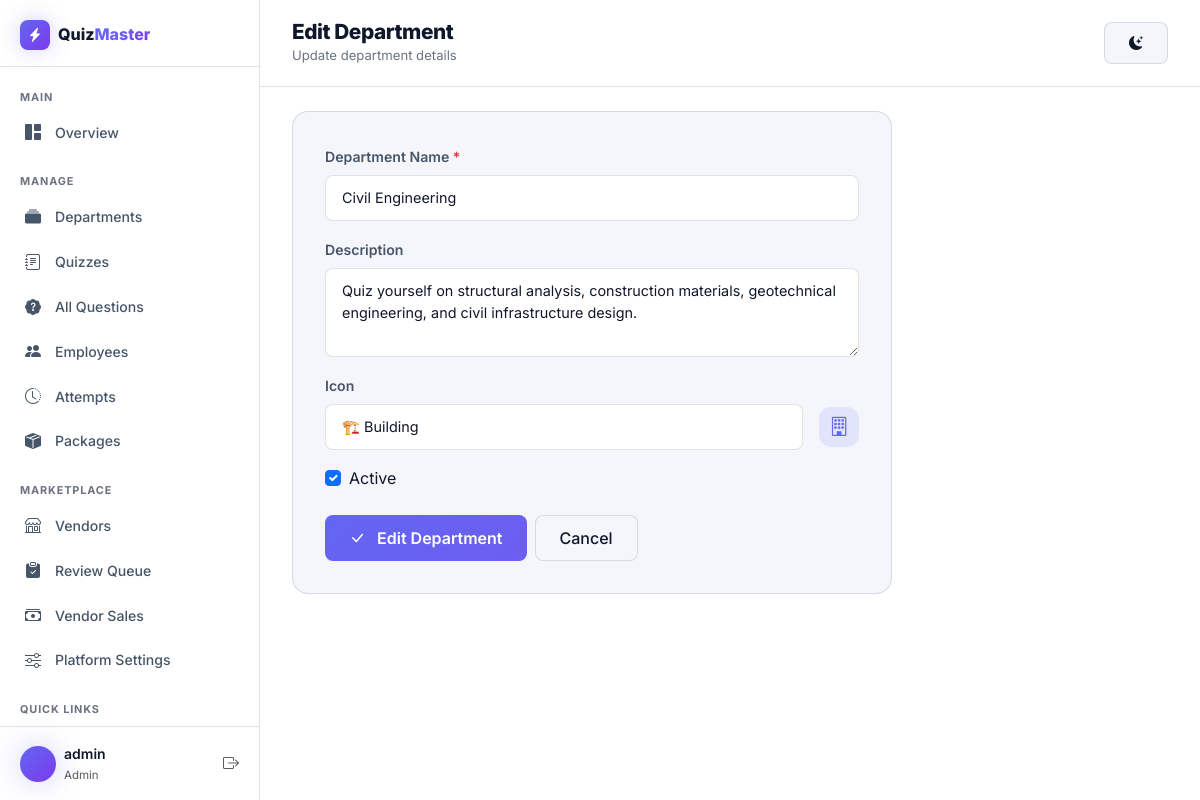
Screenshot of /dashboard/departments/2/edit/ (signed in) with the database file from the repository.
### quizzes/models.py (models this page shows, shortened)
class Department(models.Model):
    name = models.CharField(max_length=200)
    slug = models.SlugField(max_length=200, unique=True, blank=True)
    description = models.TextField(blank=True)
    icon = models.CharField(
        max_length=50,
        default='bi-mortarboard-fill',
        help_text='Bootstrap icon class, e.g. bi-gear-fill'
    )
    is_active = models.BooleanField(default=True)
    is_approved = models.BooleanField(
        default=False,
        help_text='Vendor-created categories require admin approval before going public.'
    )
    created_by = models.ForeignKey(
        User,
        on_delete=models.SET_NULL,
        null=True, blank=True,
        related_name='created_departments',
        help_text='The vendor who created this category. Empty for admin-created.'
    )
    created_at = models.DateTimeField(auto_now_add=True)
    updated_at = models.DateTimeField(auto_now=True)
    class Meta:
        ordering = ['name']

### quizzes/views.py (the view)
# urls.py: path('dashboard/departments/<int:pk>/edit/', views.dashboard_department_edit, name='dashboard_department_edit'),
@staff_member_required
def dashboard_department_edit(request, pk):
    department = get_object_or_404(Department, pk=pk)
    if request.method == 'POST':
        form = DepartmentForm(request.POST, instance=department)
        if form.is_valid():
            form.save()
            messages.success(request, f'Department "{department.name}" updated successfully!')
            return redirect('dashboard_departments')
    else:
        form = DepartmentForm(instance=department)
    return render(request, 'quizzes/dashboard/department_form.html', {
        'form': form, 'action': 'Edit', 'department': department
    })

### quizzes/forms.py
class DepartmentForm(forms.ModelForm):
    icon = forms.ChoiceField(
        choices=BOOTSTRAP_ICON_CHOICES,
        widget=forms.Select(attrs={
            'class': 'form-select',
            'id': 'id_icon',
        })
    )
    class Meta:
        model = Department
        fields = ('name', 'description', 'icon', 'is_active')
        widgets = {
            'name': forms.TextInput(attrs={
                'class': 'form-control',
                'placeholder': 'e.g. Civil Engineering',
            }),
            'description': forms.Textarea(attrs={
                'class': 'form-control',
                'rows': 3,
                'placeholder': 'Brief description of this department...',
            }),
            'is_active': forms.CheckboxInput(attrs={
                'class': 'form-check-input',
            }),
        }

### quizzes/templates/quizzes/dashboard/department_form.html (shortened to what this page needs)
{% extends "quizzes/dashboard/base.html" %}
{% block page_title %}{{ action }} Department{% endblock %}
{% block page_subtitle %}{% if action == 'Create' %}Add a new department for organizing quizzes{% else %}Update department details{% endif %}{% endblock %}
{% block dash_content %}
<div class="dash-form-card">
    <form method="post">
        <div class="mb-3">
            <label for="{{ form.name.id_for_label }}" class="form-label">Department Name <span class="text-danger">*</span></label>
            {{ form.name }}
        </div>
        <div class="mb-3">
            <label for="{{ form.description.id_for_label }}" class="form-label">Description</label>
            {{ form.description }}
        </div>
        <div class="mb-3">
            <label for="{{ form.icon.id_for_label }}" class="form-label">Icon</label>
            <div class="d-flex align-items-center gap-3">
                {{ form.icon }}
                <div class="dash-stat-icon" id="iconPreview" style="width:40px;height:40px;background:rgba(99,102,241,0.12);color:var(--accent-primary);">
                    <i class="bi {{ form.icon.value }}" id="iconPreviewI"></i>
                </div>
            </div>
        </div>
        <div class="mb-4">
            <div class="form-check">
                {{ form.is_active }}
                <label class="form-check-label" for="{{ form.is_active.id_for_label }}">Active</label>
            </div>
        </div>
        <div class="d-flex gap-2">
            <button type="submit" class="btn btn-gradient">
                <i class="bi bi-check-lg me-2"></i> {{ action }} Department
            </button>
            <a href="{% url 'dashboard_departments' %}" class="btn btn-glass">Cancel</a>
        </div>
    </form>
</div>
{% endblock %}

### quizzes/templates/quizzes/dashboard/base.html (shortened to what this page needs)
{% load static %}
<!DOCTYPE html>
<html lang="en" data-bs-theme="light" data-theme="light">
<head>
    <link href="https://cdn.jsdelivr.net/npm/bootstrap@5.3.3/dist/css/bootstrap.min.css" rel="stylesheet">
    <link href="https://cdn.jsdelivr.net/npm/bootstrap-icons@1.11.3/font/bootstrap-icons.css" rel="stylesheet">
    <link rel="stylesheet" href="{% static 'css/style.css' %}?v=6">
    <link rel="stylesheet" href="{% static 'css/dashboard.css' %}?v=6">
</head>
<body class="dashboard-body">
    <aside class="dash-sidebar" id="dashSidebar">
        <div class="dash-sidebar-header">
            <a href="{% url 'home' %}" class="d-flex align-items-center gap-2 text-decoration-none">
                <div class="brand-icon brand-icon-sm">
                    <i class="bi bi-lightning-charge-fill"></i>
                </div>
                <span class="fw-800 text-white">Quiz<span class="text-gradient">Master</span></span>
            </a>
        </div>
        <nav class="dash-nav">
            <div class="dash-nav-section">
                <div class="dash-nav-label">Main</div>
                <a href="{% url 'dashboard' %}" class="dash-nav-link {% if active_page == 'overview' %}active{% endif %}">
                    <i class="bi bi-grid-1x2-fill"></i> Overview
                </a>
            </div>
            <div class="dash-nav-section">
                <div class="dash-nav-label">Manage</div>
                <a href="{% url 'dashboard_departments' %}" class="dash-nav-link {% if active_page == 'departments' %}active{% endif %}">
                    <i class="bi bi-collection-fill"></i> Departments
                </a>
                <a href="{% url 'dashboard_quizzes' %}" class="dash-nav-link {% if active_page == 'quizzes' %}active{% endif %}">
                    <i class="bi bi-journal-text"></i> Quizzes
                </a>
                <a href="{% url 'dashboard_all_questions' %}" class="dash-nav-link {% if active_page == 'questions' %}active{% endif %}">
                    <i class="bi bi-patch-question-fill"></i> All Questions
                </a>
                <a href="{% url 'dashboard_employees' %}" class="dash-nav-link {% if active_page == 'employees' %}active{% endif %}">
                    <i class="bi bi-people-fill"></i> Employees
                </a>
                <a href="{% url 'dashboard_attempts' %}" class="dash-nav-link {% if active_page == 'attempts' %}active{% endif %}">
                    <i class="bi bi-clock-history"></i> Attempts
                </a>
                <a href="{% url 'dashboard_packages' %}" class="dash-nav-link {% if active_page == 'packages' %}active{% endif %}">
                    <i class="bi bi-box-seam-fill"></i> Packages
                </a>
            </div>
            <div class="dash-nav-section">
                <div class="dash-nav-label">Marketplace</div>
                <a href="{% url 'dashboard_vendors' %}" class="dash-nav-link {% if active_page == 'vendors' %}active{% endif %}">
                    <i class="bi bi-shop"></i> Vendors
                </a>
                <a href="{% url 'dashboard_review_quizzes' %}" class="dash-nav-link {% if active_page == 'reviews' %}active{% endif %}">
                    <i class="bi bi-clipboard-check-fill"></i> Review Queue
                </a>
                <a href="{% url 'dashboard_vendor_sales' %}" class="dash-nav-link {% if active_page == 'vendor_sales' %}active{% endif %}">
                    <i class="bi bi-cash-stack"></i> Vendor Sales
                </a>
                <a href="{% url 'dashboard_settings' %}" class="dash-nav-link {% if active_page == 'settings' %}active{% endif %}">
                    <i class="bi bi-sliders"></i> Platform Settings
                </a>
            </div>
            <div class="dash-nav-section">
                <div class="dash-nav-label">Quick Links</div>
                <a href="{% url 'home' %}" class="dash-nav-link">
                </a>
            </div>
        </nav>
        <div class="dash-sidebar-footer">
            <div class="d-flex align-items-center gap-2">
                <div class="profile-avatar" style="width: 36px; height: 36px; font-size: 0.85rem;">
                </div>
                <div>
                    <div class="fw-600 small text-white">{{ user.get_full_name|default:user.username }}</div>
                    <div class="text-muted" style="font-size: 0.72rem;">
                        {% if user.is_superuser %}Admin{% else %}Staff{% endif %}
                    </div>
                </div>
            </div>
            <a href="{% url 'logout' %}" class="text-muted" title="Logout">
                <i class="bi bi-box-arrow-right"></i>
            </a>
        </div>
    </aside>
    <div class="dash-main">
        <header class="dash-topbar">
            <div>
                <h1 class="dash-page-title">{% block page_title %}Dashboard{% endblock %}</h1>
                <p class="dash-page-subtitle mb-0">{% block page_subtitle %}{% endblock %}</p>
            </div>
            <button type="button" class="btn btn-glass btn-sm ms-auto" data-theme-toggle title="Toggle light / dark mode" aria-label="Toggle light or dark mode">
                <i class="bi bi-sun-fill"></i>
            </button>
        </header>
        <div class="dash-content">
            {% block dash_content %}{% endblock %}
        </div>
    </div>
</body>
</html>

### static/css/dashboard.css (style rules this page uses)
html[data-theme="light"] .dash-sidebar { background: rgba(255, 255, 255, 0.96); }
html[data-theme="light"] .dash-topbar { background: rgba(255, 255, 255, 0.8); }
html[data-theme="light"] .dash-sidebar .text-white { color: var(--text-primary) !important; }
.dashboard-body { display: flex; min-height: 100vh; background: var(--bg-primary); }
.dash-sidebar { width: 260px; min-height: 100vh; background: rgba(10, 14, 26, 0.95); border-right: 1px solid var(--glass-border); display: flex; flex-direction: column; position: fixed; top: 0; left: 0; bottom: 0; z-index: 1040; backdrop-filter: blur(20px); transition: transform 0.3s ease; }
.dash-sidebar-header { padding: 1.25rem 1.25rem 1rem; border-bottom: 1px solid var(--glass-border); display: flex; align-items: center; justify-content: space-between; }
.dash-nav { flex: 1; padding: 0.75rem 0; overflow-y: auto; }
.dash-nav-section { margin-bottom: 0.5rem; }
.dash-nav-label { font-size: 0.68rem; text-transform: uppercase; letter-spacing: 0.08em; color: var(--text-muted); padding: 0.6rem 1.25rem 0.3rem; font-weight: 700; }
.dash-nav-link { display: flex; align-items: center; gap: 0.75rem; padding: 0.6rem 1.25rem; color: var(--text-secondary); text-decoration: none; font-size: 0.88rem; font-weight: 500; transition: all 0.15s ease; border-left: 3px solid transparent; }
.dash-nav-link i { font-size: 1rem; width: 20px; text-align: center; }
.dash-sidebar-footer { padding: 1rem 1.25rem; border-top: 1px solid var(--glass-border); display: flex; align-items: center; justify-content: space-between; }
.dash-main { flex: 1; margin-left: 260px; min-height: 100vh; }
.dash-topbar { padding: 1.25rem 2rem; border-bottom: 1px solid var(--glass-border); background: rgba(10, 14, 26, 0.7); backdrop-filter: blur(10px); display: flex; align-items: center; position: sticky; top: 0; z-index: 100; }
.dash-page-title { font-size: 1.3rem; font-weight: 800; margin: 0; letter-spacing: -0.02em; }
.dash-page-subtitle { font-size: 0.82rem; color: var(--text-muted); }
.dash-content { padding: 1.5rem 2rem 3rem; }
.dash-stat-icon { width: 44px; height: 44px; border-radius: var(--radius-md); display: flex; align-items: center; justify-content: center; font-size: 1.2rem; flex-shrink: 0; }
.dash-form-card { background: var(--glass-bg); border: 1px solid var(--glass-border); border-radius: var(--radius-lg); padding: 2rem; max-width: 600px; }

### rows the page displays
Department: name "Civil Engineering", description "Quiz yourself on structural analysis, construction materials, geotechnical engineering, and civil infrastructure design.", icon "🏗️ Building", is_active "☑"

### other values shown
{{ user.get_full_name|default:user.username }} "admin"
{{ action }} "Edit"
